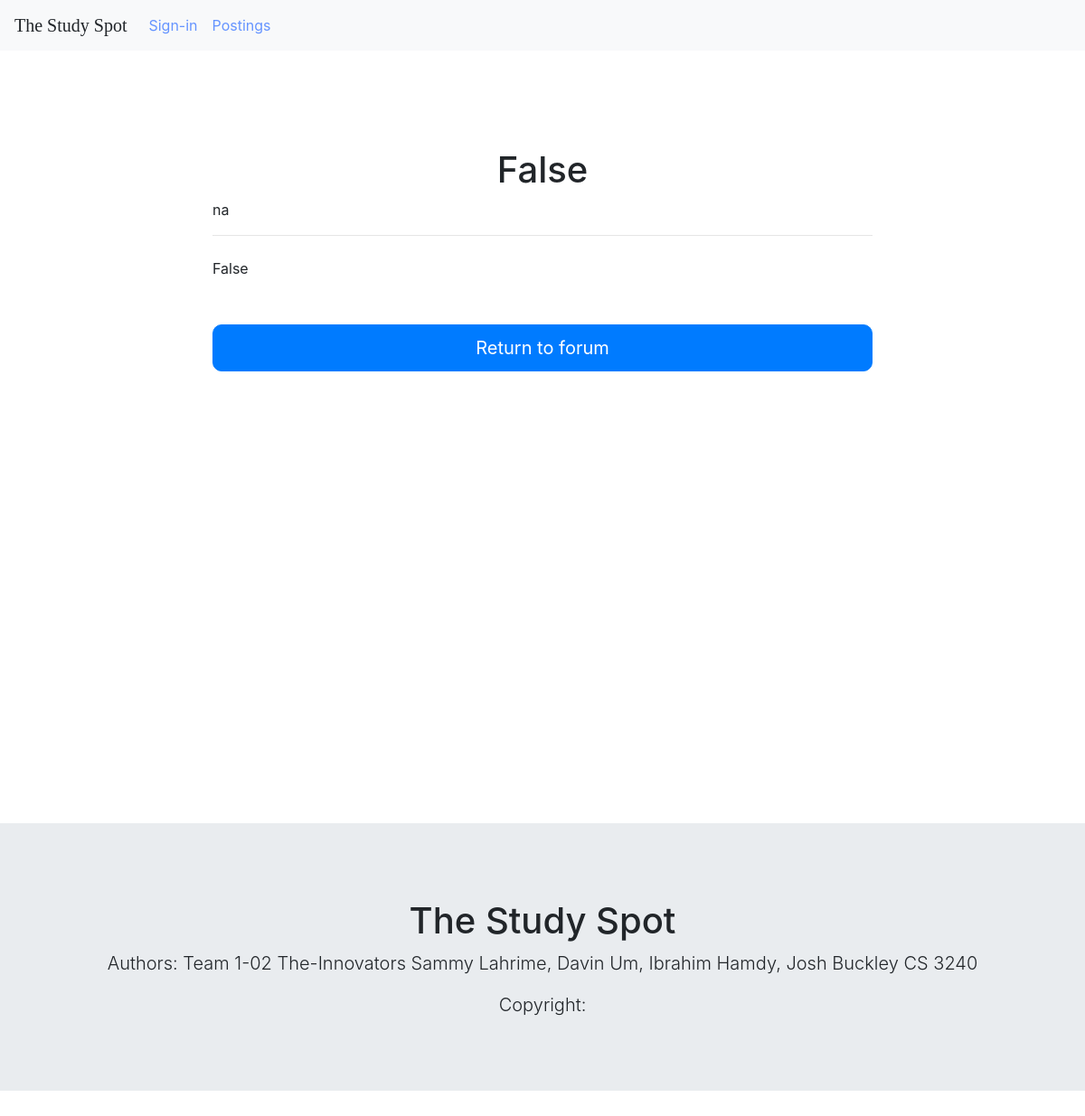
/1/postpage/, run on the app's committed database.
### StudyForum/models.py (models this page shows)
class Post(models.Model):
    username = models.CharField(max_length = 12, default="na")
    subject = models.CharField(max_length = 50, default="na")
    category = models.CharField(max_length = 20, default="na")
    content = models.CharField(max_length = 100, default="na")

### StudyForum/views.py (the view)
# urls.py: path('<int:post_id>/postpage/', views.postpage, name='postpage'),
def postpage(request, post_id):
    post = Post.objects.get(pk=post_id)
    return render(request, 'studyforum/postpage.html', {'post': post})

### StudyForum/templates/studyforum/postpage.html (shortened to what this page needs)
{% extends './global_template.html' %} {% block content %}
<!DOCTYPE html>
<html lang="en">
<head>
</head>
<body>
    <div class = "row" style = "margin-top: 100px;">
        <div class="container">
            <div class="row justify-content-center">
              <div class="col-8">
                <h1 class="mt-2">{{post.subject}}</h1>
                <p>{{post.username}}</p>
                <hr class="mt-0 mb-4">
                <p>{{post.content}}</p>
                <form><button formaction="{% url 'studyforum:post' %}" class = "btn btn-block btn-primary big-button">Return to forum</button></form>
              </div>
            </div>
          </div>
    </div>
    </body>
    </html>
    {% endblock %}

### StudyForum/static/css/main.css (style rules this page uses)
h1 { text-align: center; margin-top:20px; }
.big-button { padding: 10px 20px; font-size: 20px; border-radius: 10px; margin-top: 50px; }

### data on the page
Post: subject "False", username "na", content "False"
